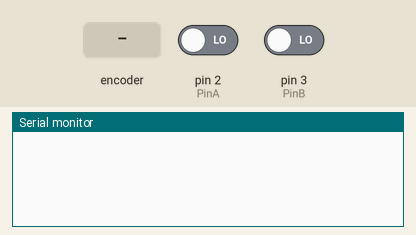
This sketch was run on a simulated Arduino Uno, built with avr-gcc and run on an emulated ATmega328P. On the bench: the last lines printed to the serial monitor. The test bench sets the inputs (shaded band); at power-on: pin 2 (PinA) LOW, pin 3 (PinB) LOW.

Above: at 1.2 s.
1.3 s: rotary encoder on pin 2 (PinA) / pin 3 (PinB) turned 1 step (first pin leading)
At 2.6 s:
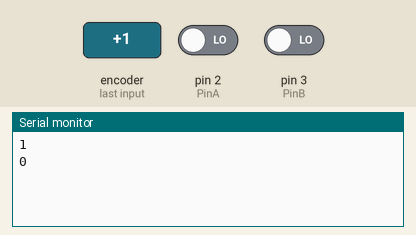
3.0 s: rotary encoder on pin 2 (PinA) / pin 3 (PinB) turned 2 steps (second pin leading)
At 4.1 s:
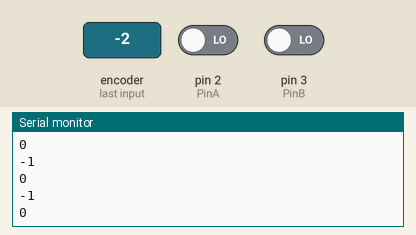
Timing chart, 0 to 6.0 s (numbered marks = the images above; inputs shaded):
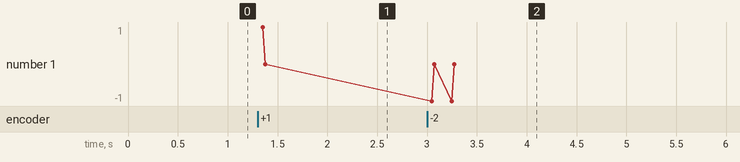

The sketch:

encoder.ino
```cpp
#define PinA 2  //中断0
#define PinB 3  //中断1

unsigned long time = 0;
long count = 0; //计数值
long num = 0;

//初始化
void setup()
{
  Serial.begin(9600); //窗口初始化

  pinMode(PinA,INPUT); //D2脚为输入
  pinMode(PinB,INPUT); //D3脚为输入

  attachInterrupt(0, blinkA, RISING);  //注册中断0调用函数blinkA
  attachInterrupt(1, blinkB, RISING);  //注册中断1调用函数blinkB

  time = millis(); //时间初值
}

//主体程序
void loop()
{
  while (num != count)
  {
    num = count;
    Serial.println(num);
  }
}

//中断0调用函数
void blinkA()
{
  if ((millis() - time) > 3) //防抖动处理
        count ++;

  time = millis();
}

//中断1调用函数
void blinkB()
{
  if ((millis() - time) > 3)  //防抖动处理
        count --;
  time = millis();
}
```

Measured:
- after the input at 1.3 s, the serial monitor: prints a new line after 0.05 s (image 1)
- after the input at 3.0 s, the serial monitor: prints a new line after 0.05 s (image 2)
